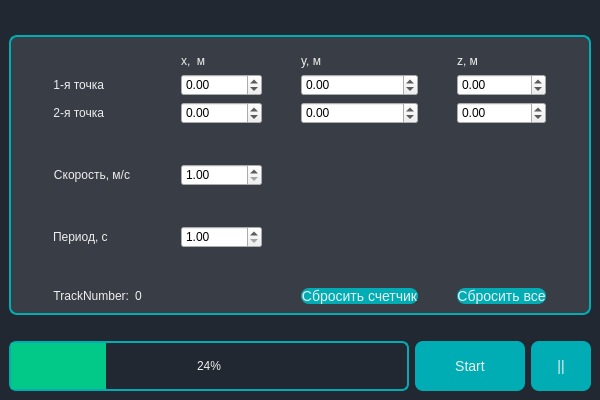
<?xml version="1.0" encoding="UTF-8"?>
<ui version="4.0">
 <class>MainWindow</class>
 <widget class="QMainWindow" name="MainWindow">
  <property name="geometry">
   <rect>
    <x>0</x>
    <y>0</y>
    <width>600</width>
    <height>400</height>
   </rect>
  </property>
  <property name="sizePolicy">
   <sizepolicy hsizetype="Fixed" vsizetype="Fixed">
    <horstretch>0</horstretch>
    <verstretch>0</verstretch>
   </sizepolicy>
  </property>
  <property name="minimumSize">
   <size>
    <width>600</width>
    <height>400</height>
   </size>
  </property>
  <property name="maximumSize">
   <size>
    <width>600</width>
    <height>400</height>
   </size>
  </property>
  <property name="windowTitle">
   <string>MainWindow</string>
  </property>
  <property name="styleSheet">
   <string notr="true">QMainWindow {  
 background-color: #222831;  /* Black */
}

QSpinBox {
   background-color: #222831; 
 color: #EEEEEE;
}

QScrollBar {
        background: #393E46;
        border-radius: 5px;
}

QScrollBar::handle {
        background: #00ADB5;
        border: 2px solid #EEEEEE;
}

QGroupBox {
    background-color: #393E46;  /* Gray */
    color: #EEEEEE;
    border-radius: 8px;
    border: 2px solid #00ADB5;
    margin-top: 6px;
    padding-top: 8px;
}

QGroupBox::title {
    subcontrol-origin: margin;
    subcontrol-position: top left;
    left: 10px;
}

QLabel {
    color: #EEEEEE;
}

QPushButton {
 background-color: #820000;  
    color: #EEEEEE;
    border-radius: 8px;
    font-size: 14px;
}

QPushButton::enabled { 
    background-color:  #00ADB5;
 }

 QPushButton::hover {
 background-color: #03C988;  
 }

QLineEdit {
   background-color: #222831; 
 color: #EEEEEE;
}

QTextBrowser {
   background-color: #222831; 
 color: #EEEEEE;
   border: 2px solid #00ADB5;
}

 QProgressBar {
   background-color: #222831; 
    color: #EEEEEE;
    border-style: solid;
    border-color: #00ADB5;
    border-radius: 7px;
    border-width: 2px;
    text-align: center;
}

QProgressBar::chunk {
/* width: 2px;
   margin: 3px;*/
   background-color: #03C988;
}</string>
  </property>
  <widget class="QWidget" name="centralwidget">
   <layout class="QVBoxLayout" name="verticalLayout">
    <item>
     <spacer name="verticalSpacer">
      <property name="orientation">
       <enum>Qt::Vertical</enum>
      </property>
      <property name="sizeType">
       <enum>QSizePolicy::Fixed</enum>
      </property>
      <property name="sizeHint" stdset="0">
       <size>
        <width>20</width>
        <height>20</height>
       </size>
      </property>
     </spacer>
    </item>
    <item>
     <widget class="QGroupBox" name="groupBox">
      <layout class="QGridLayout" name="gridLayout_2">
       <item row="6" column="0">
        <widget class="QLabel" name="L_period">
         <property name="text">
          <string>Период, с</string>
         </property>
        </widget>
       </item>
       <item row="1" column="0">
        <widget class="QLabel" name="L_firstDot">
         <property name="sizePolicy">
          <sizepolicy hsizetype="Fixed" vsizetype="Fixed">
           <horstretch>0</horstretch>
           <verstretch>0</verstretch>
          </sizepolicy>
         </property>
         <property name="layoutDirection">
          <enum>Qt::LeftToRight</enum>
         </property>
         <property name="styleSheet">
          <string notr="true"/>
         </property>
         <property name="text">
          <string>1-я точка</string>
         </property>
         <property name="alignment">
          <set>Qt::AlignRight|Qt::AlignTrailing|Qt::AlignVCenter</set>
         </property>
        </widget>
       </item>
       <item row="4" column="1">
        <widget class="QDoubleSpinBox" name="DSB_speed">
         <property name="minimum">
          <double>1.000000000000000</double>
         </property>
         <property name="maximum">
          <double>1000.000000000000000</double>
         </property>
        </widget>
       </item>
       <item row="6" column="1">
        <widget class="QDoubleSpinBox" name="DSB_period">
         <property name="minimum">
          <double>1.000000000000000</double>
         </property>
         <property name="maximum">
          <double>10.000000000000000</double>
         </property>
        </widget>
       </item>
       <item row="0" column="3">
        <widget class="QLabel" name="L_z">
         <property name="sizePolicy">
          <sizepolicy hsizetype="Fixed" vsizetype="Fixed">
           <horstretch>0</horstretch>
           <verstretch>0</verstretch>
          </sizepolicy>
         </property>
         <property name="text">
          <string>z, м</string>
         </property>
        </widget>
       </item>
       <item row="2" column="3">
        <widget class="QDoubleSpinBox" name="DSB_secondZ">
         <property name="minimum">
          <double>-40000.000000000000000</double>
         </property>
         <property name="maximum">
          <double>40000.000000000000000</double>
         </property>
         <property name="value">
          <double>0.000000000000000</double>
         </property>
        </widget>
       </item>
       <item row="2" column="1">
        <widget class="QDoubleSpinBox" name="DSB_secondX">
         <property name="minimum">
          <double>-40000.000000000000000</double>
         </property>
         <property name="maximum">
          <double>40000.000000000000000</double>
         </property>
         <property name="value">
          <double>0.000000000000000</double>
         </property>
        </widget>
       </item>
       <item row="1" column="2">
        <widget class="QDoubleSpinBox" name="DSB_firstY">
         <property name="minimum">
          <double>-40000.000000000000000</double>
         </property>
         <property name="value">
          <double>0.000000000000000</double>
         </property>
        </widget>
       </item>
       <item row="3" column="1">
        <spacer name="verticalSpacer_3">
         <property name="orientation">
          <enum>Qt::Vertical</enum>
         </property>
         <property name="sizeHint" stdset="0">
          <size>
           <width>20</width>
           <height>40</height>
          </size>
         </property>
        </spacer>
       </item>
       <item row="1" column="1">
        <widget class="QDoubleSpinBox" name="DSB_firstX">
         <property name="minimum">
          <double>-40000.000000000000000</double>
         </property>
         <property name="maximum">
          <double>40000.000000000000000</double>
         </property>
        </widget>
       </item>
       <item row="8" column="0">
        <layout class="QHBoxLayout" name="horizontalLayout">
         <item>
          <widget class="QLabel" name="L_trackNumber">
           <property name="text">
            <string>TrackNumber:</string>
           </property>
           <property name="alignment">
            <set>Qt::AlignRight|Qt::AlignTrailing|Qt::AlignVCenter</set>
           </property>
          </widget>
         </item>
         <item>
          <widget class="QLabel" name="L_trackNumberCounter">
           <property name="text">
            <string>0</string>
           </property>
           <property name="alignment">
            <set>Qt::AlignCenter</set>
           </property>
          </widget>
         </item>
        </layout>
       </item>
       <item row="0" column="2">
        <widget class="QLabel" name="L_y">
         <property name="sizePolicy">
          <sizepolicy hsizetype="Fixed" vsizetype="Fixed">
           <horstretch>0</horstretch>
           <verstretch>0</verstretch>
          </sizepolicy>
         </property>
         <property name="text">
          <string>y, м</string>
         </property>
        </widget>
       </item>
       <item row="1" column="3">
        <widget class="QDoubleSpinBox" name="DSB_firstZ">
         <property name="minimum">
          <double>-40000.000000000000000</double>
         </property>
         <property name="value">
          <double>0.000000000000000</double>
         </property>
        </widget>
       </item>
       <item row="0" column="1">
        <widget class="QLabel" name="L_x">
         <property name="sizePolicy">
          <sizepolicy hsizetype="Fixed" vsizetype="Fixed">
           <horstretch>0</horstretch>
           <verstretch>0</verstretch>
          </sizepolicy>
         </property>
         <property name="text">
          <string>x,  м</string>
         </property>
        </widget>
       </item>
       <item row="4" column="0">
        <widget class="QLabel" name="L_speed">
         <property name="sizePolicy">
          <sizepolicy hsizetype="Fixed" vsizetype="Fixed">
           <horstretch>0</horstretch>
           <verstretch>0</verstretch>
          </sizepolicy>
         </property>
         <property name="text">
          <string>Скорость, м/с</string>
         </property>
         <property name="alignment">
          <set>Qt::AlignRight|Qt::AlignTrailing|Qt::AlignVCenter</set>
         </property>
        </widget>
       </item>
       <item row="2" column="0">
        <widget class="QLabel" name="L_secondDot">
         <property name="sizePolicy">
          <sizepolicy hsizetype="Fixed" vsizetype="Fixed">
           <horstretch>0</horstretch>
           <verstretch>0</verstretch>
          </sizepolicy>
         </property>
         <property name="text">
          <string>2-я точка</string>
         </property>
         <property name="alignment">
          <set>Qt::AlignRight|Qt::AlignTrailing|Qt::AlignVCenter</set>
         </property>
        </widget>
       </item>
       <item row="2" column="2">
        <widget class="QDoubleSpinBox" name="DSB_secondY">
         <property name="minimum">
          <double>-40000.000000000000000</double>
         </property>
         <property name="maximum">
          <double>40000.000000000000000</double>
         </property>
         <property name="value">
          <double>0.000000000000000</double>
         </property>
        </widget>
       </item>
       <item row="5" column="1">
        <spacer name="verticalSpacer_4">
         <property name="orientation">
          <enum>Qt::Vertical</enum>
         </property>
         <property name="sizeHint" stdset="0">
          <size>
           <width>20</width>
           <height>40</height>
          </size>
         </property>
        </spacer>
       </item>
       <item row="7" column="1">
        <spacer name="verticalSpacer_5">
         <property name="orientation">
          <enum>Qt::Vertical</enum>
         </property>
         <property name="sizeHint" stdset="0">
          <size>
           <width>20</width>
           <height>40</height>
          </size>
         </property>
        </spacer>
       </item>
       <item row="8" column="3">
        <widget class="QPushButton" name="PB_deleteAll">
         <property name="text">
          <string>Сбросить все</string>
         </property>
        </widget>
       </item>
       <item row="8" column="2">
        <widget class="QPushButton" name="PB_deleteTrackNumber">
         <property name="text">
          <string>Сбросить счетчик</string>
         </property>
        </widget>
       </item>
      </layout>
     </widget>
    </item>
    <item>
     <spacer name="verticalSpacer_2">
      <property name="orientation">
       <enum>Qt::Vertical</enum>
      </property>
      <property name="sizeType">
       <enum>QSizePolicy::Fixed</enum>
      </property>
      <property name="sizeHint" stdset="0">
       <size>
        <width>20</width>
        <height>20</height>
       </size>
      </property>
     </spacer>
    </item>
    <item>
     <layout class="QHBoxLayout" name="horizontalLayout_3">
      <item>
       <widget class="QProgressBar" name="progB">
        <property name="sizePolicy">
         <sizepolicy hsizetype="Fixed" vsizetype="Fixed">
          <horstretch>0</horstretch>
          <verstretch>0</verstretch>
         </sizepolicy>
        </property>
        <property name="minimumSize">
         <size>
          <width>400</width>
          <height>50</height>
         </size>
        </property>
        <property name="maximumSize">
         <size>
          <width>400</width>
          <height>16777215</height>
         </size>
        </property>
        <property name="value">
         <number>24</number>
        </property>
       </widget>
      </item>
      <item>
       <widget class="QPushButton" name="PB_start">
        <property name="minimumSize">
         <size>
          <width>110</width>
          <height>50</height>
         </size>
        </property>
        <property name="text">
         <string>Start</string>
        </property>
       </widget>
      </item>
      <item>
       <widget class="QPushButton" name="PB_stop">
        <property name="minimumSize">
         <size>
          <width>0</width>
          <height>50</height>
         </size>
        </property>
        <property name="text">
         <string>||</string>
        </property>
       </widget>
      </item>
     </layout>
    </item>
   </layout>
  </widget>
  <widget class="QMenuBar" name="menubar">
   <property name="geometry">
    <rect>
     <x>0</x>
     <y>0</y>
     <width>600</width>
     <height>22</height>
    </rect>
   </property>
  </widget>
 </widget>
 <resources/>
 <connections/>
</ui>
